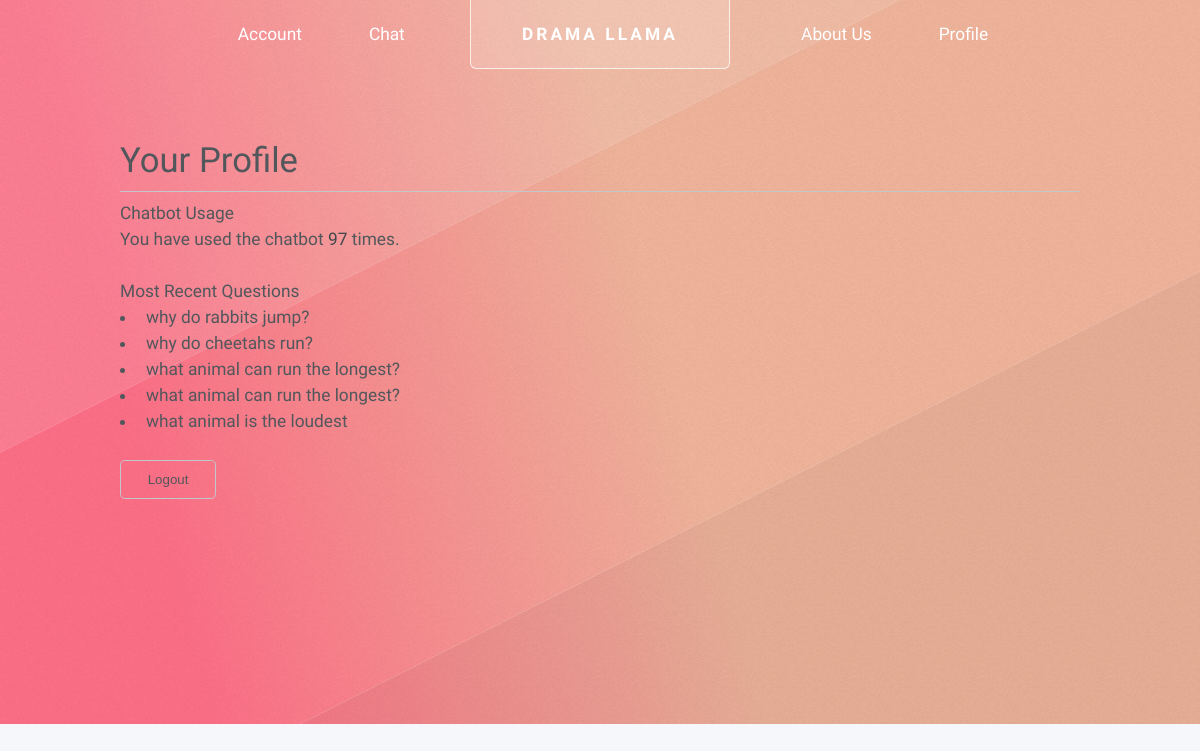
The app's page /profile (signed in), older data.
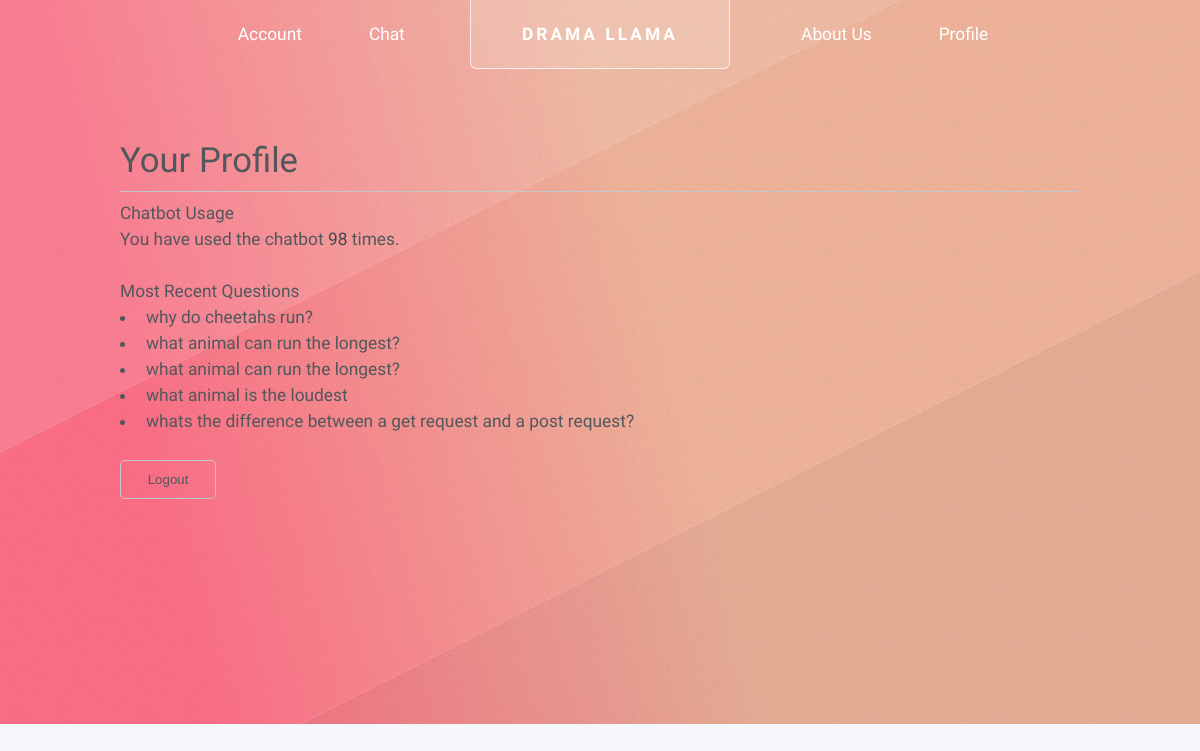
The same page, newer data.
### website/models.py (models this page shows)
class Prompt(db.Model):
    id = db.Column(db.Integer, primary_key=True)
    data = db.Column(db.Text, nullable=False)
    date = db.Column(db.DateTime, default=datetime.utcnow)
    user_id = db.Column(db.Integer, db.ForeignKey('user.id'), nullable=False)

### website/routes.py (the view)
@routes.route('/profile')
@login_required
def profile():
    user_id = current_user.id
    prompts = get_prompts_by_user_id(user_id)
    chat_count = len(prompts)
    recent_questions = [prompt.data for prompt in prompts][-5:]
    return render_template('profile.html', chat_count=chat_count, recent_questions=recent_questions)

### website/__init__.py (called while the page is built)
def create_app():
    app = Flask(__name__)
    app.config['SECRET_KEY'] = '69_2024_0030'
    app.config['SQLALCHEMY_DATABASE_URI'] = 'sqlite:///drama_llama.db'  # Change this URI as needed
    app.config['SQLALCHEMY_TRACK_MODIFICATIONS'] = False
    app.config.from_object(Config)
    db.init_app(app)
    login_manager = LoginManager()
    login_manager.login_view = 'routes.login'
    login_manager.init_app(app)
    mail.init_app(app)
    from .models import User
    @login_manager.user_loader
    def load_user(user_id):
        return User.query.get(int(user_id))
    from .routes import routes
    from .views import views
    app.register_blueprint(routes, url_prefix='/')  # Register Blueprints
    app.register_blueprint(views, url_prefix='/')  # Register Blueprints
    return app

### website/functions.py (called while the page is built)
def get_prompts_by_user_id(user_id):
    return Prompt.query.filter_by(user_id=user_id).all()

### website/templates/profile.html (shortened to what this page needs)
{% extends 'base.html' %}
{% block content %}
<div class="container mt-5">
    <h2>Your Profile</h2>
    <hr>
    <div class="profile-info">
        <h4>Chatbot Usage</h4>
        <p>You have used the chatbot <strong>{{ chat_count }}</strong> times.</p>
    </div>
    <div class="recent-questions mt-4">
        <h4>Most Recent Questions</h4>
        <ul class="list-group">
            {% for question in recent_questions %}
                <li class="list-group-item">{{ question }}</li>
            {% else %}
                <li class="list-group-item">No recent questions found.</li>
            {% endfor %}
        </ul>
    </div>
    <div class="logout-section mt-5">
        <form action="{{ url_for('routes.logout') }}" method="Get">
            <button type="submit" class="btn btn-danger">Logout</button>
        </form>
</div>
<br/>
<br/>
<br/>
<br/>
<br/>
<br/>
{% endblock %}

### website/templates/base.html (shortened to what this page needs)
<!DOCTYPE HTML>
<html>
    <head>
        <link rel="stylesheet" href="{{ url_for('static', filename='assets/css/main.css') }}" />
    </head>
    <body class="homepage is-preload">
        <div id="page-wrapper">
                <div id="header-wrapper">
                    <div id="header" class="container">
                            <h1 id="logo"><a href="/">Drama llama</a></h1>
                        <nav id="nav">
                            <ul>
                                <li>
                                    <a href="#">Account</a>
                                </li>
                                <li>
                                    <a href="#">Chat</a>
                                </li>
                                <li class="break"><a href="{{ url_for('routes.about_us') }}">About Us</a></li>
                                <li><a href="{{ url_for('routes.profile') }}">Profile</a></li>
                            </ul>
                        </nav>
                            <div class="container">{% block content %} {% endblock %}</div>
    </body>
</html>

Row changes from the older to the newer data that the page shows:
no longer on this page (row unchanged): Prompt: data "why do rabbits jump?"
added Prompt: data "whats the difference between a get request and a post request?"
Text that changed along with them:
{{ chat_count }}: "97" → "98"
